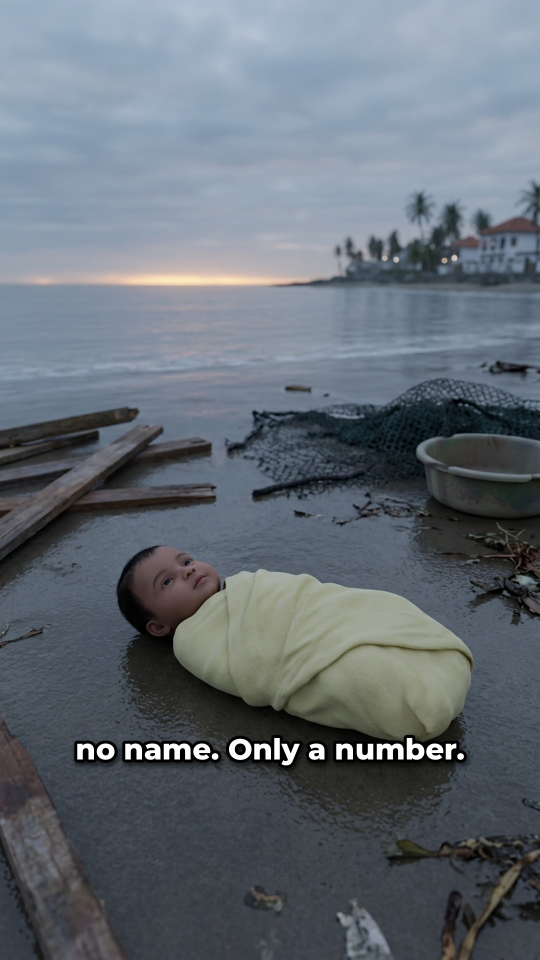
#> input picture map_shorts/baby81_2026_10_27/storyboard/s01.jpg, 1080 x 1920 px, found by its file name (shown at 1/2 size)
$ python make_cover.py
#> lines starting #> are read from the running program, lines starting #| are printed output that depends on the picture
from PIL import Image, ImageDraw, ImageFont, ImageEnhance
F = "/home/claude/v38/fonts/bowlby-one.ttf"
bg = Image.open("/home/claude/v74/s01.jpg").convert("RGB").resize((1080, 1920), Image.LANCZOS)
#> bg is the input picture: PIL image 1080x1920 RGB; mean R, G, B 100.7, 108.9, 117.5
bg = ImageEnhance.Contrast(bg).enhance(1.08)
d = ImageDraw.Draw(bg, "RGBA")
for y in range(0, 620): d.line([(0, y), (1080, y)], fill=(0, 0, 0, int(190 * (1 - y / 620) ** 0.9)))
for y in range(1350, 1920): d.line([(0, y), (1080, y)], fill=(0, 0, 0, int(200 * ((y - 1350) / 570) ** 0.9)))
def t(xy, s, size, fill):
    d.text(xy, s, font=ImageFont.truetype(F, size), fill=fill, anchor="mm", stroke_width=9, stroke_fill=(0, 0, 0))
t((540, 150), "THE ISLAND THAT", 88, (255, 255, 255)); t((540, 290), "HAD TO LEAVE", 118, (255, 214, 0))
t((540, 1640), "264 PEOPLE · 1 NIGHT", 62, (255, 255, 255)); t((540, 1740), "2 YEARS AWAY", 80, (255, 214, 0))
f = ImageFont.truetype(F, 30); d.rounded_rectangle([40, 1830, 560, 1880], 10, fill=(0, 0, 0, 170)); d.text((60, 1855), "FICTION · BASED ON REAL EVENTS", font=f, fill=(255, 255, 255), anchor="lm")
bg.save("/home/user/beauty-reels-bot/map_shorts/tristan_fiction_2026_10_26/cover/cover_tristan.jpg", quality=90)
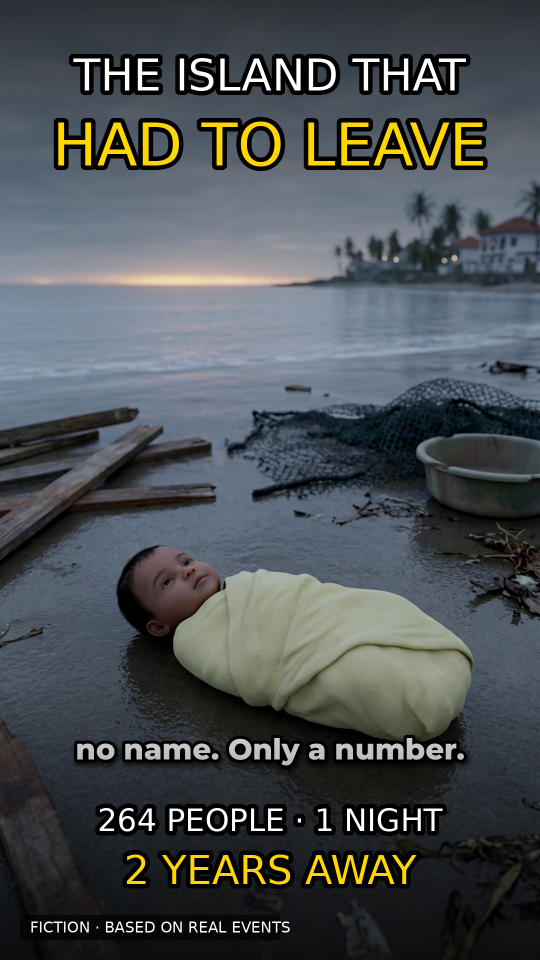
#> saved as cover_tristan.jpg: PIL image 1080x1920 RGB (shown at 1/2 size); mean R, G, B 75.4, 80.4, 82.8

$ run again, with map_shorts/baby81_2026_10_27/storyboard/s02.jpg copied over map_shorts/baby81_2026_10_27/storyboard/s01.jpg
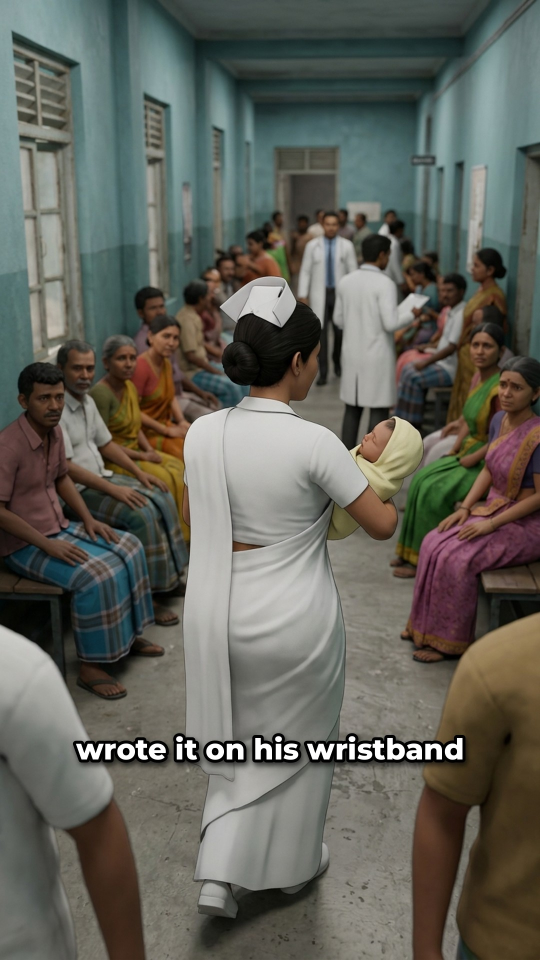
#> input picture map_shorts/baby81_2026_10_27/storyboard/s02.jpg, 1080 x 1920 px, found by its file name (shown at 1/2 size)
#> bg is the input picture: PIL image 1080x1920 RGB; mean R, G, B 97.7, 98.2, 90.2
#> `bg.save("/home/user/beauty-reels-bot/map_shorts/tristan_fiction_2026_1..`:
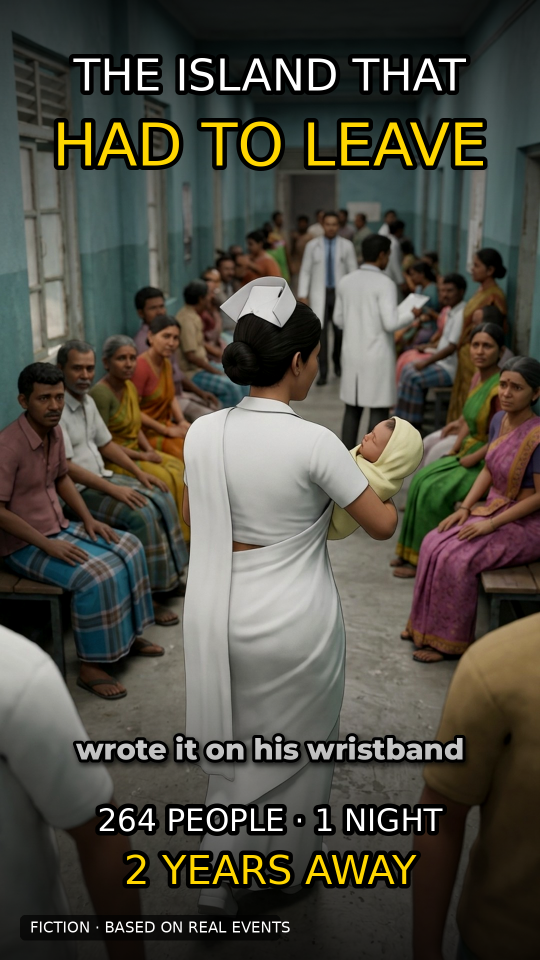
#> saved as cover_tristan.jpg: PIL image 1080x1920 RGB (shown at 1/2 size); mean R, G, B 77.7, 75.4, 65.7

$ run again, with map_shorts/baby81_2026_10_27/storyboard/s03.jpg copied over map_shorts/baby81_2026_10_27/storyboard/s01.jpg
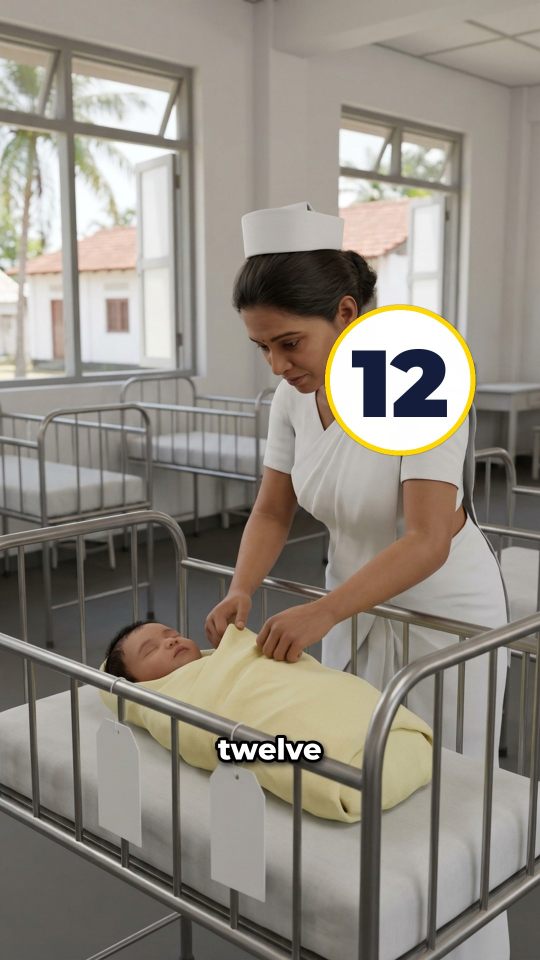
#> input picture map_shorts/baby81_2026_10_27/storyboard/s03.jpg, 1080 x 1920 px, found by its file name (shown at 1/2 size)
#> bg is the input picture: PIL image 1080x1920 RGB; mean R, G, B 144.9, 138.6, 128.9
#> `bg.save("/home/user/beauty-reels-bot/map_shorts/tristan_fiction_2026_1..`:
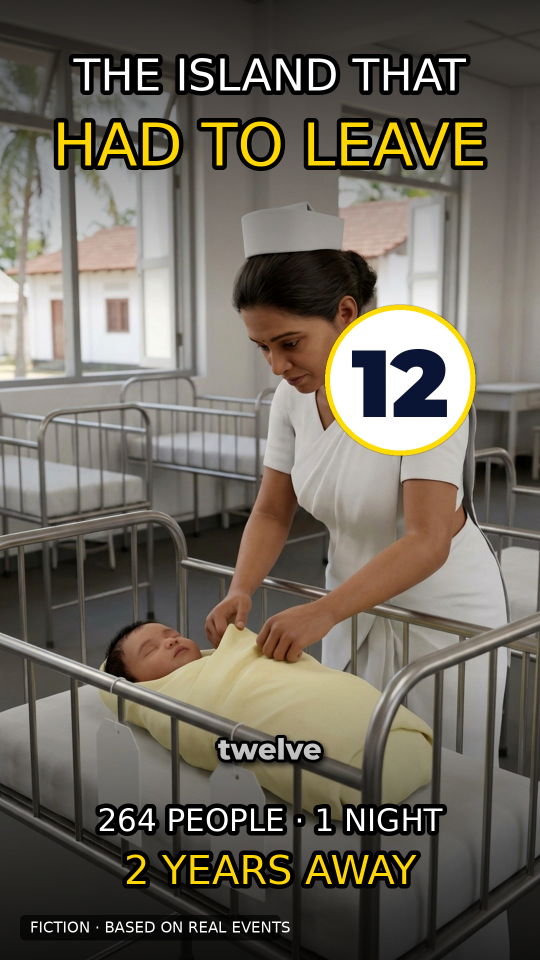
#> saved as cover_tristan.jpg: PIL image 1080x1920 RGB (shown at 1/2 size); mean R, G, B 108.8, 102.9, 92

$ run again, with map_shorts/baby81_2026_10_27/storyboard/s04.jpg copied over map_shorts/baby81_2026_10_27/storyboard/s01.jpg
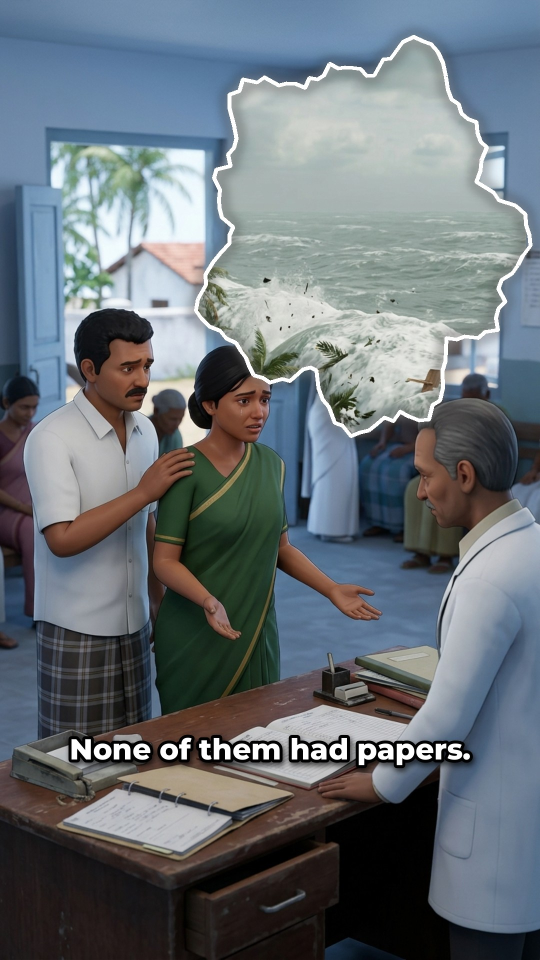
#> input picture map_shorts/baby81_2026_10_27/storyboard/s04.jpg, 1080 x 1920 px, found by its file name (shown at 1/2 size)
#> bg is the input picture: PIL image 1080x1920 RGB; mean R, G, B 105, 113.1, 119.3
#> `bg.save("/home/user/beauty-reels-bot/map_shorts/tristan_fiction_2026_1..`:
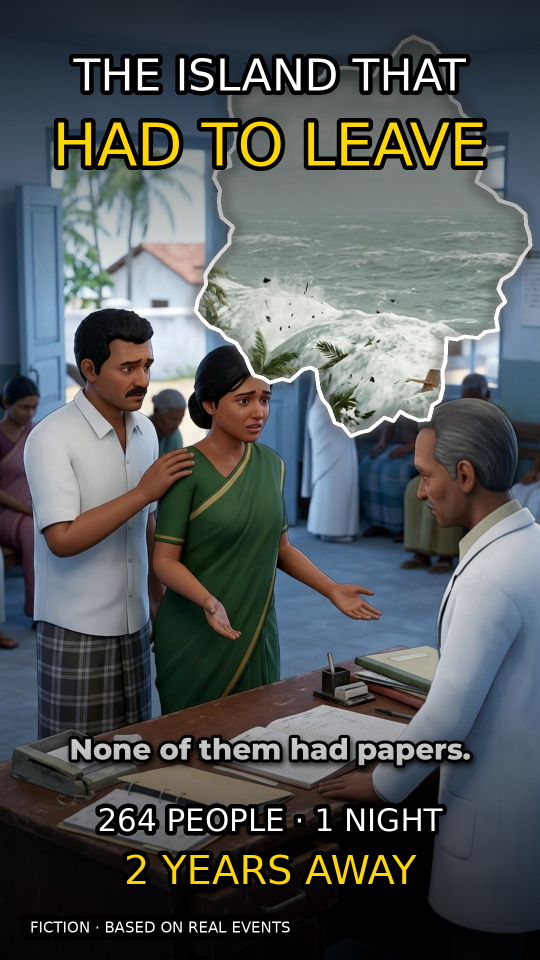
#> saved as cover_tristan.jpg: PIL image 1080x1920 RGB (shown at 1/2 size); mean R, G, B 83.1, 88, 88.4
